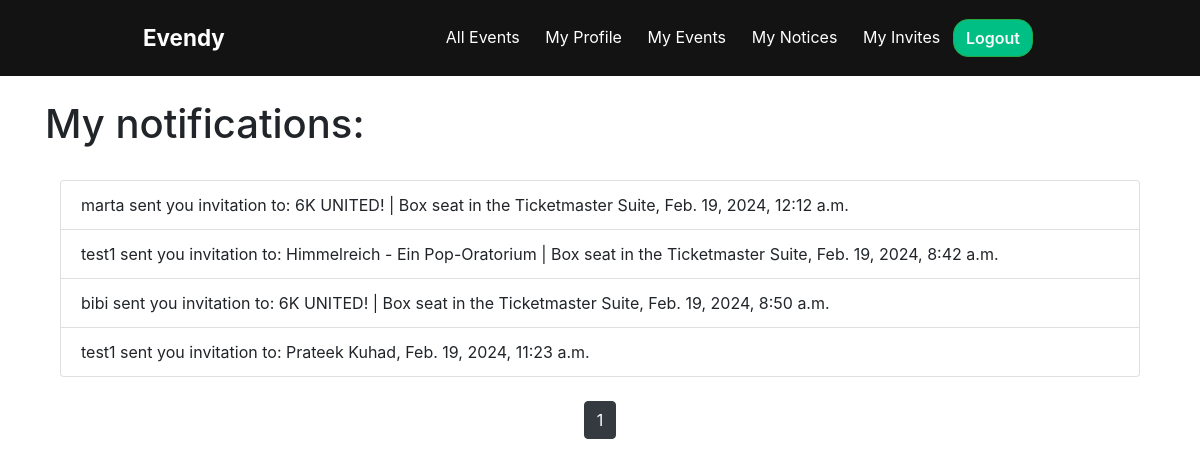
/notices-list/ (signed in), run on an earlier commit of the app's database.
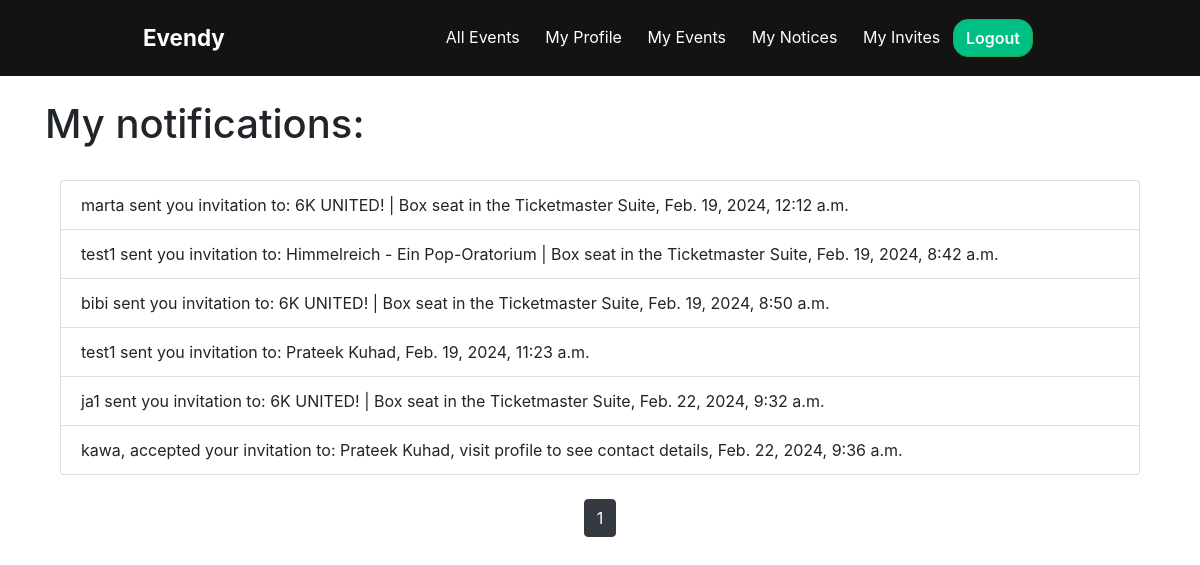
And on a later commit of the database.
### notices/models.py (models this page shows)
class Notice(models.Model):
    content_type = models.ForeignKey(ContentType, on_delete=models.CASCADE, null=True)
    content_id = models.PositiveIntegerField(null=True)
    content_object = GenericForeignKey('content_type', 'content_id')
    recipient = models.ForeignKey(Profile, on_delete=models.CASCADE, related_name='notice_recipient', null=True)
    content_text = models.TextField()
    created_at = models.DateTimeField(default=timezone.now)
    is_read = models.BooleanField('Is read?', default=False)

### notices/views.py (the view)
# urls.py: path('notices-list/', notices_views.notices_list, name='notices_list'),
def notices_list(request):
    notices_for_user = Notice.objects.filter(recipient=request.user.profile)
    notices_for_user.update(is_read=True)
    paginator = Paginator(notices_for_user, 14)
    page_number = request.GET.get('page')
    page_obj = paginator.get_page(page_number)
    return render(request, 'notices/notices_list.html', {'page_obj': page_obj})

### evendy/templatetags/evendy_custom_tags.py (called while the page is built)
@register.filter
def has_unread_notif(user):
    notifications = Notice.objects.filter(recipient=user, is_read=False)
    if notifications.exists():
        return True
    return False

### notices/templates/notices/notices_list.html (shortened to what this page needs)
{% extends 'evendy/base.html' %}
{% block content %}
{% if page_obj|length == 0 %}
<h2>You don't have any notifications to display</h2>
{% else %}
<h1>My notifications:</h1>
<div class="col-md-12 pt-4 pb-4">
    {% for notice in page_obj %}
    <p class="list-group-item">{{ notice.content_text}}, {{ notice.created_at }}</p>
    {% endfor %}
</div>
<div class="text-center">
    {% for num in page_obj.paginator.page_range %}
    {% if page_obj.number == num %}
    <a class="btn btn-dark mb-4" href="?page={{ num }}">{{ num }}</a>
    {% elif num > page_obj.number|add:'-3' and num < page_obj.number|add:'3' %}
    <a class="btn btn-outline-dark mb-4" href="?page={{ num }}">{{ num }}</a>
    {% endif %}
    {% endfor %}
</div>
{% endif %}
{% endblock %}

### evendy/templates/evendy/base.html (shortened to what this page needs)
{% load static %}
{% load evendy_custom_tags %}
{% load bootstrap_icons %}
<!DOCTYPE html>
<html lang="en">
<head>
    <link href="//maxcdn.bootstrapcdn.com/bootstrap/4.1.1/css/bootstrap.min.css" rel="stylesheet" id="bootstrap-css">
    <link rel="stylesheet" type="text/css" href="{% static 'evendy/base.css' %}"/>
    <link href="https://cdnjs.cloudflare.com/ajax/libs/font-awesome/5.15.3/css/all.min.css" rel="stylesheet">
</head>
<body>
<header>
    <nav class="navbar navbar-expand-lg bg-body-tertiary navbar-dark fixed-top">
        <div class="container-fluid">
            <a class="navbar-brand" href="{% url 'events_list' %}">Evendy</a>
            <div class="collapse navbar-collapse" id="navbarSupportedContent">
                <ul class="navbar-nav mr-4 mb-2 mb-lg-0 ml-auto">
                    <li class="nav-item">
                        <a class="nav-link" aria-current="page" href="{% url 'events_list' %}">All Events</a>
                    </li>
                    {% if user.is_authenticated %}
                    <li class="nav-item">
                        <a class="nav-link" href="{% url 'profile' %}">My Profile</a>
                    </li>
                    <li class="nav-item">
                        <a class="nav-link" href="{% url 'show_my_events' %}">My Events</a>
                    </li>
                    <li class="nav-item">
                        <a class="nav-link {% if request.user.profile|has_unread_notif %}has-notification{% endif %}"
                           href="{% url 'notices_list' %}">My Notices
                        </a>
                    </li>
                    <li class="nav-item">
                        <a class="nav-link" href="{% url 'invites_list' %}">My Invites</a>
                    </li>
                    <li class="nav-item">
                        <form method="POST" action="{% url 'logout' %}">
                            <button class="btn btn-success text-light my-2 my-sm-0" type="submit">Logout</button>
                        </form>
                    </li>
                    {% endif %}
                </ul>
            </div>
        </div>
    </nav>
</header>
<main role="main" class="container">
    {% block content %}{% endblock %}
</main>
</body>
</html>

### evendy/static/evendy/base.css (style rules this page uses)
* { margin: 0; padding: 0; box-sizing: border-box; }
body { padding-top: 100px; }
.navbar { background: #131313; padding: 1rem 8rem; }
.navbar .navbar-brand { font-size: 1.4rem; font-weight: 700; }
#navbarSupportedContent > ul > li:nth-child(n) > a { color: #fff; size: 1.1rem; padding: 0.4rem 0.8rem; }
#navbarSupportedContent > ul > li:nth-child(6) > form > button { background: #00BF85; font-weight: 600; border-radius: 15px; }

What changed in the data, as far as the page shows it:
added Notice: content_text "ja1 sent you invitation to: 6K UNITED! | Box seat in the Ticketmaster Suite", created_at "Feb. 22, 2024, 9:32 a.m."
added Notice: content_text "kawa, accepted your invitation to: Prateek Kuhad, visit profile to see contact details", created_at "Feb. 22, 2024, 9:36 a.m."
